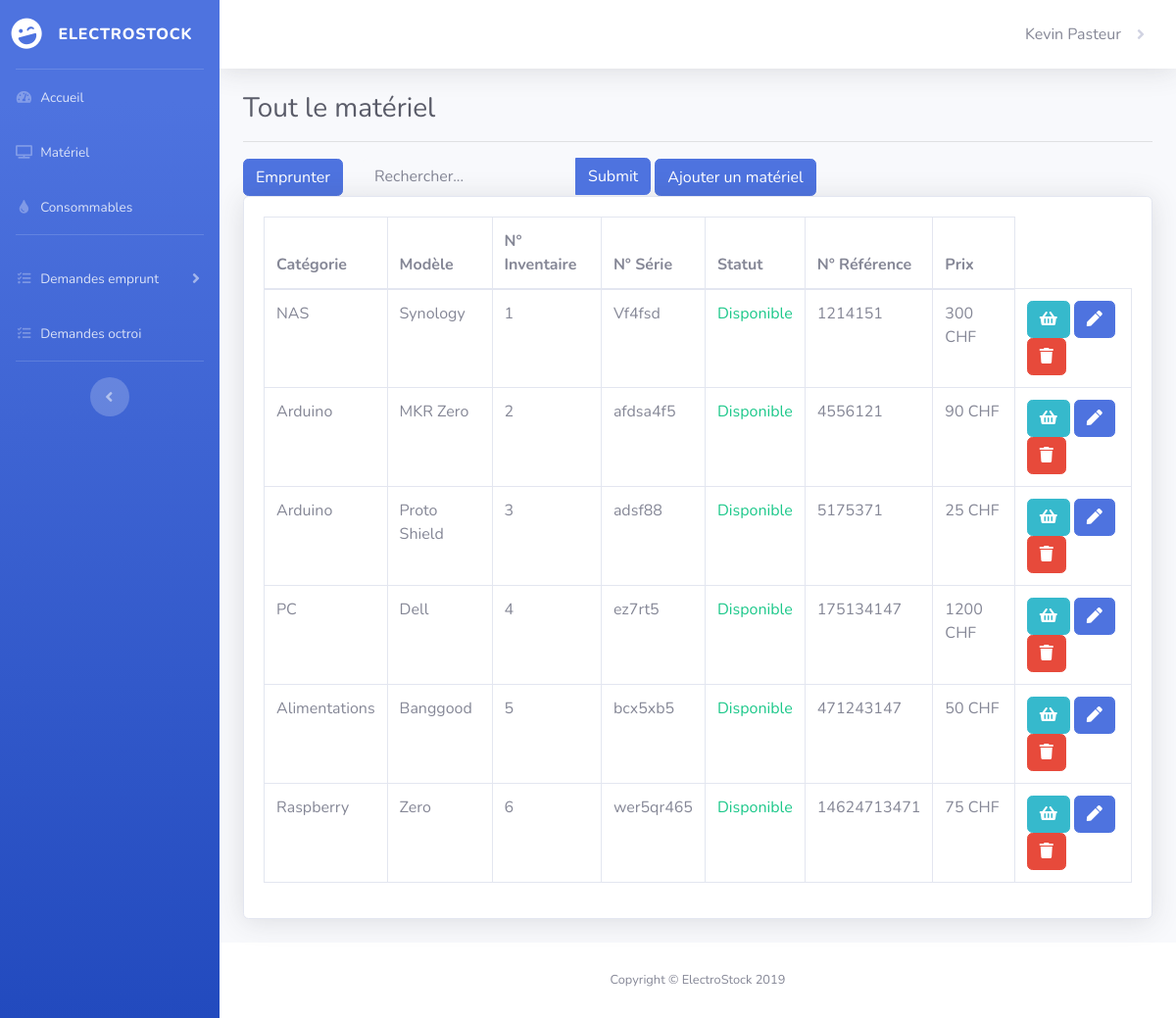
Screenshot of /Code/index.php?action=materiel (signed in) with the database file from the repository.
### tables this page shows
CREATE TABLE IF NOT EXISTS `Materiels` (
  `idMateriels` INT(11) NOT NULL AUTO_INCREMENT,
  `modele` VARCHAR(50) NOT NULL,
  `n_inventaire` INT(11) NOT NULL,
  `n_serie` VARCHAR(50) NULL DEFAULT NULL,
  `n_reference` VARCHAR(50) NULL DEFAULT NULL,
  `prix` FLOAT(11) NULL DEFAULT NULL,
  `fkCategoriesM` INT(11) NOT NULL,
  `fkStatutsM` INT(11) NOT NULL,
  PRIMARY KEY (`idMateriels`),
  INDEX `fk_Materiels_CategoriesM1_idx` (`fkCategoriesM` ASC) ,
  INDEX `fk_materiels_statutsM1_idx` (`fkStatutsM` ASC) ,
  CONSTRAINT `fk_Materiels_CategoriesM1`
    FOREIGN KEY (`fkCategoriesM`)
    REFERENCES `CategoriesM` (`idCategoriesM`),
  CONSTRAINT `fk_materiels_statutsM1`
    FOREIGN KEY (`fkStatutsM`)
    REFERENCES `StatutsM` (`idstatutsM`));

CREATE TABLE IF NOT EXISTS `CategoriesM` (
  `idCategoriesM` INT(11) NOT NULL AUTO_INCREMENT,
  `nom` VARCHAR(50) NOT NULL,
  PRIMARY KEY (`idCategoriesM`));

### Code/modele/modele_materiel.php (called while the page is built, shortened)
<?php
function GetAllMaterial()
{
    $connexion = GetBD();
    $requete = "SELECT idMateriels, CategoriesM.nom as Catégorie, modele as 'Modèle', n_reference as 'N° Référence',prix,n_inventaire as 'N° Inventaire', n_serie as 'N° Série', fkStatutsM as Statut FROM Materiels
                LEFT JOIN CategoriesM on fkCategoriesM = idCategoriesM";
    $resultat = $connexion->query($requete);
    return $resultat;
}

### Code/vue/toutlemateriel.php (the view, shortened to what this page needs)
        <div class="card shadow mb-4">
            <div class="card-body">
                <div class="table-responsive">
                    <table class="table table-bordered" id="dataTable" width="100%" cellspacing="0">
                        <thead>
                        <tr>
                            <th>Catégorie</th>
                            <th>Modèle</th>
                            <th>N° Inventaire</th>
                            <th>N° Série</th>
                            <th>Statut</th>
                            <?php if ($_SESSION['role'] == "Administrateur") { ?>
                                <th>N° Référence</th>
                                <th>Prix</th>
                            <?php } ?>
                        </tr>
                        </thead>
                        <tbody>
                        <?php foreach (@$result as $materiel) : ?>
                            <tr>
                                <td><?= $materiel['Catégorie']; ?> </td>
                                <td><?= $materiel['Modèle']; ?> </td>
                                <td><?= $materiel['N° Inventaire']; ?> </td>
                                <td><?= $materiel['N° Série']; ?> </td>
                                <td>
                                    <?php  if ($materiel["Statut"] == 1 || !isset($materiel["Statut"]) )echo "<span class=\"text-success\">Disponible</span>";
                                    else echo "<span class=\"text-danger\">Indisponible</span>";
                                    ?>
                                </td>
                                <?php if ($_SESSION['role'] == "Administrateur") { ?>
                                <td><?= $materiel['N° Référence']; ?></td>
                                <td><?= $materiel['prix']; ?> CHF</td>
                                <td>
                                    <?php  if ($materiel["Statut"] == '1') { ?><a href="#"><button class="btn btn-info btn-xs"><i class="fa fa-shopping-basket "></i></button></a><?php } ?>
                                        <a href="#"><button class="btn btn-primary btn-xs"><i class="fa fa-pen"></i></button></a>
                                        <a href="#" onclick="return confirm('Supprimer ce matériel ?')"> <button class="btn btn-danger btn-xs"><i class="fa fa-trash "></i></button></a>
                                </td>
                                <?php } ?>
                            </tr>
                        <?php endforeach; ?>
                        </tbody>
                    </table>
                </div>
            </div>
        </div>
    </div>
</div>
<?php $contenu = ob_get_clean();?>
<?php require "vue/gabarit.php";?>

### Code/index.php (shortened to what this page needs)
<?php
require "controleur/controleur.php";
try {
    if(isset($_GET['action'])){
        $action = $_GET['action'];
        switch ($action){
            case 'materiel':
                materiel();
                break;
        }
    }
    else
        connexion();
}
catch(Exception $e) {
    erreur($e->getMessage());
}

### Code/controleur/controleur.php (shortened to what this page needs)
<?php
require "modele/modele_materiel.php";
function materiel()
{
    if(!empty($_SESSION['role'])) {
        require "vue/menu_materiel.php";
        if (isset($_POST['q']))
        {
            $materielr = $_POST['q'];
            $articles = SearchM($materielr);
            require "vue/recherchem.php";
        }
        else {
            $result = GetAllMaterial();
            require "vue/toutlemateriel.php";
        }
    }
    else
        erreur403();
}
    ?>

### Code/vue/menu_materiel.php (shortened to what this page needs)
<div class="container-fluid">
<h1 class="h3 mb-2 text-gray-800">Tout le matériel</h1>
<hr>
<div>
    <a class="btn btn-primary btn-icon-split" href="index.php?action=emprunt">
        <span class="text">Emprunter</span>
    </a>
    <form method="POST" action="index.php?action=materiel" class="d-none d-sm-inline-block form-inline mr-auto ml-md-3 my-2 my-md-0 mw-100 navbar-search">
        <div class="input-group">
            <input class="form-control bg-light border-0 small" aria-describedby="basic-addon2" aria-label="Search" name="q" type="search" placeholder="Rechercher...">
            <div class="input-group-append">
                <input class="btn btn-primary" type="submit" />
            </div>
        </div>
    </form>
    <?php if ($_SESSION['role'] == "Administrateur") {  ?>
        <a class="btn btn-primary btn-icon-split" href="index.php?action=ajoutmateriel">
            <span class="text">Ajouter un matériel</span>
        </a>
    <?php } ?>
</div>

### Code/vue/gabarit.php (shortened to what this page needs)
<!DOCTYPE html>
<html lang="en">
<head>
    <link rel="stylesheet" href="https://use.fontawesome.com/releases/v5.8.2/css/all.css">
    <link href="contenu/css/sb-admin-2.min.css" rel="stylesheet">
    <link href="contenu/css/dataTables.bootstrap4.min.css" rel="stylesheet">
</head>
<body id="page-top">
<div id="wrapper">
    <ul class="navbar-nav bg-gradient-primary sidebar sidebar-dark accordion" id="accordionSidebar">
        <a class="sidebar-brand d-flex align-items-center justify-content-center" href="index.php?action=accueil">
            <div class="sidebar-brand-icon rotate-n-15">
                <i class="fas fa-laugh-wink"></i>
            </div>
            <div class="sidebar-brand-text mx-3">ElectroStock</div>
        </a>
        <hr class="sidebar-divider my-0">
        <li class="nav-item">
            <a class="nav-link" href="index.php?action=accueil">
                <i class="fas fa-fw fa-tachometer-alt"></i>
                <span>Accueil</span></a>
        </li>
        <li class="nav-item">
            <a class="nav-link" href="index.php?action=materiel">
                <i class="fas fa-fw fa-tv"></i>
                <span>Matériel</span></a>
        </li>
        <li class="nav-item">
            <a class="nav-link" href="#">
                <i class="fas fa-fw fa-tint"></i>
                <span>Consommables</span></a>
        </li>
        <?php if ($_SESSION['role'] == "Administrateur") { ?>
        <hr class="sidebar-divider d-none d-md-block">
        <li class="nav-item">
            <a class="nav-link collapsed" href="index.php?action=demprunt" data-toggle="collapse" data-target="#collapsePages" aria-expanded="true" aria-controls="collapsePages">
                <i class="fas fa-fw fa-tasks"></i>
                <span>Demandes emprunt</span>
            </a>
        </li>
        <li class="nav-item">
            <a class="nav-link" href="#">
                <i class="fas fa-fw fa-tasks"></i>
                <span>Demandes octroi</span></a>
        </li>
        <?php } ?>
        <hr class="sidebar-divider d-none d-md-block">
        <div class="text-center d-none d-md-inline">
            <button class="rounded-circle border-0" id="sidebarToggle"></button>
        </div>
    </ul>
    <div id="content-wrapper" class="d-flex flex-column">
        <div id="content">
            <nav class="navbar navbar-expand navbar-light bg-white topbar mb-4 static-top shadow">
                <ul class="navbar-nav ml-auto">
                    <li class="nav-item dropdown">
                        <a class="nav-link dropdown-toggle" href="#" id="userDropdown" role="button" data-toggle="dropdown" aria-haspopup="true" aria-expanded="false">
                            <span class="mr-2 d-none d-lg-inline text-gray-600 "><?= $_SESSION['prenom']. " ".$_SESSION['nom']; ?></span>
                        </a>
                    </li>
                </ul>
            </nav>
    <div class="span12" id="divMain">
        <?=$contenu; ?>
    </div>
            <footer class="sticky-footer bg-white">
                <div class="container my-auto">
                    <div class="copyright text-center my-auto">
                        <span>Copyright &copy; ElectroStock 2019</span>
                    </div>
                </div>
            </footer>
        </div>
    </div>
</body>
</html>

### rows the page displays
materiels: fkCategoriesM.nom "NAS", modele "Synology", n_inventaire "1", n_serie "Vf4fsd", shows "Disponible", n_reference "1214151", prix "300"
materiels: fkCategoriesM.nom "Arduino", modele "MKR Zero", n_inventaire "2", n_serie "afdsa4f5", shows "Disponible", n_reference "4556121", prix "90"
materiels: fkCategoriesM.nom "Arduino", modele "Proto Shield", n_inventaire "3", n_serie "adsf88", shows "Disponible", n_reference "5175371", prix "25"
materiels: fkCategoriesM.nom "PC", modele "Dell", n_inventaire "4", n_serie "ez7rt5", shows "Disponible", n_reference "175134147", prix "1200"
materiels: fkCategoriesM.nom "Alimentations", modele "Banggood", n_inventaire "5", n_serie "bcx5xb5", shows "Disponible", n_reference "471243147", prix "50"
materiels: fkCategoriesM.nom "Raspberry", modele "Zero", n_inventaire "6", n_serie "wer5qr465", shows "Disponible", n_reference "14624713471", prix "75"

### other values shown
$_SESSION['prenom'] "Kevin"
$_SESSION['nom'] "Pasteur"
